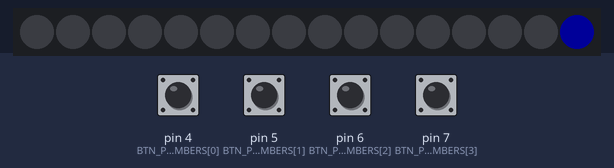
The sketch below on a simulated Arduino Uno, built with avr-gcc and run on an emulated ATmega328P. Parts: 16 RGB LEDs in strip order, left to right. The test bench sets the inputs (shaded band); at power-on: pin 4 (BTN_PIN_NUMBERS[0]), pin 5 (BTN_PIN_NUMBERS[1]), pin 6 (BTN_PIN_NUMBERS[2]), pin 7 (BTN_PIN_NUMBERS[3]) HIGH. Dim RGB values are drawn brighter than linear; random numbers use the default seed unless the sketch sets one.

Above: at 4.0 s.
5.8 s: pin 4 (BTN_PIN_NUMBERS[0]) pulled LOW for 0.15 s
At 6.5 s:
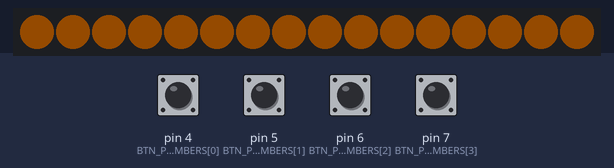
8.9 s: pin 5 (BTN_PIN_NUMBERS[1]) pulled LOW for 0.15 s
12.0 s: pin 6 (BTN_PIN_NUMBERS[2]) pulled LOW for 0.15 s
At 12.4 s:
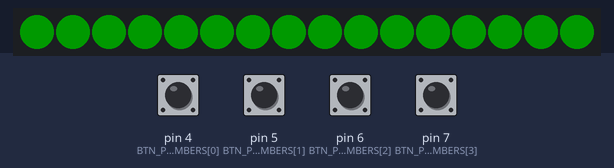
15.1 s: pin 7 (BTN_PIN_NUMBERS[3]) pulled LOW for 0.15 s
At 15.9 s:
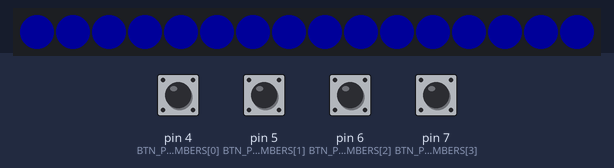

Measured:
- after the input at 5.8 s, the LEDs: change at once (image 1)
- after the input at 12.0 s, the LEDs: change at once (image 2)
- after the input at 15.1 s, the LEDs: change at once (image 3)

The sketch:

jeopardy_buttons.ino
```cpp
// Pin numbers of LED data-in & player buttons
const int LED_DATA_PIN_NUMBER = 8;
const uint8_t BTN_PIN_NUMBERS[] = {4,5,6,7};

// Color of LED as: {red, green, blue}
// -> Rows correspond to button pins (i.e. determines the color-per-pin)
// -> Numbers need to be between 0 and 255
// -> Larger number make brighter colors, but it's VERY non-linear
const uint8_t BTN_COLORS[][3] = {
  {20, 10, 0},
  {25, 0, 0},
  {0, 25, 0},
  {0, 0, 25}
};

// The number of addressable LEDs
const int NUM_LEDS = 16;

// The amount of time LEDs stay lit after button press, in milliseconds
const float ANSWER_TIME_MS = 2350;

// The amount of time that the startup animation (snaking LED colors) lasts, in milliseconds
const int STARTUP_TIME_MS = 4500;

// Debounce timer, makes sure buttons must be pressed (not held) to trigger LEDs
const uint32_t BTN_DEBOUNCE_MS = 50;


// ---------------------------------------------------------------------------------------------------

// Library used to control 5V addressable RGB LED strip
// -> Uses a single data signal input, with very fancy 'unipolar non-return-to-zero' protocol
// -> Searchable technical name is: WS2812B (also SK6812?)
// -> Example product & more info here: https://www.adafruit.com/product/1138
#include <Adafruit_NeoPixel.h>

// Used internally, don't change
int _num_btns;
float _led_index_normscale;
uint32_t _led_color;
uint32_t _led_start_ms;
uint32_t _led_last_update_ms;
bool _leds_are_active;

// Used internally for button debouncing (only allocates memory for 16 possible buttons!)
uint32_t _btn_last_pressed_ms[16];
bool _btn_rising[16];

// Set up use of NeoPixel library
Adafruit_NeoPixel _pixels(NUM_LEDS, LED_DATA_PIN_NUMBER, NEO_GRB + NEO_KHZ800);


// ---------------------------------------------------------------------------------------------------

bool update_led_state(uint32_t time_ms) {

  /*
  Function used to control LED light-up after button presses
  Also turns LEDs off as answer timer runs out
  */

  // Bail once the answer time has elapsed
  float t_elapsed_ms = float(time_ms - _led_start_ms);
  bool need_turn_off = t_elapsed_ms > ANSWER_TIME_MS;
  if (need_turn_off) {
    return need_turn_off;
  }

  // Avoid blasting LEDs with updates
  uint32_t ms_since_last_led_update = time_ms - _led_last_update_ms;
  if (ms_since_last_led_update < 10) {
    return need_turn_off;
  }
  _led_last_update_ms = time_ms;

  // Get a 'relative' time remaining, used to 'chase' the LEDs as time runs out
  // -> 1.0 if full answer time remaining, 0.0 if time has run out
  // -> Scale/offset so the value only counts down in last 25%
  float t_remaining_rel = 4.0*(1.0 - (t_elapsed_ms / ANSWER_TIME_MS));

  // Determine on/off state of every LED in the strip
  float led_dist;
  bool is_led_on;
  uint32_t on_color;
  for(int led_index = 0; led_index < NUM_LEDS; led_index++) {
    led_dist = abs(float(led_index) * _led_index_normscale - 0.5)*2.0;
    is_led_on = led_dist < t_remaining_rel;
    on_color = is_led_on ? _led_color : 0;
    _pixels.setPixelColor(led_index, on_color);
  }

  // Need to call this to have LEDs physically update! (otherwise operations are just in RAM...?)
  _pixels.show();

  return need_turn_off;
}

// ...................................................................................................

void setup() {

  // Figure out how many buttons we have & pre-record LED count as a float for efficiency
  _num_btns = sizeof(BTN_PIN_NUMBERS);
  _led_index_normscale = 1.0 / float(NUM_LEDS - 1);
  _leds_are_active = false;

  // Make sure each button pin is configured properly
  // -> Each is an input with pull-up resistor
  // -> Set default state values
  uint32_t t_setup = millis();
  for (int b = 0; b < _num_btns; b++) {
    pinMode(BTN_PIN_NUMBERS[b], INPUT_PULLUP);
    _btn_last_pressed_ms[b] = t_setup;
    _btn_rising[b] = false;
  }

  // Set up communication with pixel strip and make sure all LEDs are off to begin with
  _pixels.begin();
  startup_led_animation(4, 4);
  turn_off_leds();

  return;
}

// ...................................................................................................

void loop() {

  // Get shared loop time for all event timing calculations
  uint32_t t_loop = millis();

  // Read buttons, looking for rising edges
  bool have_rising_event = false;
  for (int b = 0; b < _num_btns; b++) {

    // Record all button press events
    // -> Do this even if the LEDs are on, since we need to check for 'cheating'
    //    (i.e. player holding down button as timer runs out)
    bool btn_is_rising = false;
    bool btn_is_pressed = digitalRead(BTN_PIN_NUMBERS[b]) == 0;
    if (btn_is_pressed) {
      uint32_t ms_since_last_press = (t_loop - _btn_last_pressed_ms[b]);
      btn_is_rising = ms_since_last_press > BTN_DEBOUNCE_MS;
      _btn_last_pressed_ms[b] = t_loop;
    }

    // Record rising events, in case the LEDs are off and need to be triggered
    // -> Note if a rising event occurs while LEDs are on, it will be ignored!
    _btn_rising[b] = btn_is_rising;
    have_rising_event = have_rising_event || btn_is_rising;
  }

  if (_leds_are_active) {

    // Update the LEDs if they're active and disable if needed
    bool disable_leds = update_led_state(t_loop);
    if (disable_leds) {

      // Reset led state
      _leds_are_active = false;
      _led_color = _pixels.Color(0, 0, 0);
      _led_start_ms = 0;
      _led_last_update_ms = 0;

      turn_off_leds();
    }

  } else if (have_rising_event) {

      // Set led state to trigger the LEDs to turn on
      int button_index = get_rising_button();
      _led_color = get_led_color(button_index);
      _led_start_ms = t_loop;
      _led_last_update_ms = 0;
      _leds_are_active = true;

  }

  return;
}


// ---------------------------------------------------------------------------------------------------
// Helper functions

void turn_off_leds() {

  _pixels.clear();
  _pixels.show();

  return;
}

// ...................................................................................................

uint32_t get_led_color(uint8_t button_index) {

  uint8_t btn_red = BTN_COLORS[button_index][0];
  uint8_t btn_green = BTN_COLORS[button_index][1];
  uint8_t btn_blue = BTN_COLORS[button_index][2];

  return _pixels.Color(btn_red, btn_green, btn_blue);
}

// ...................................................................................................

int get_rising_button() {

  /* Assumes a button HAS been pressed! Will give weird results if this isn't true */

  int button_select;

  // Randomize which button we check first
  // -> Only for (extremely) rare case where more than one button is pressed
  // -> Want to avoid always checking button 0 first, then 1, then 2, etc.
  //    since this would give an unfair advantage to player 0
  int random_offset = random(0, _num_btns);
  for (int k = 0; k < _num_btns; k++) {
    button_select = (k + random_offset) % _num_btns;
    if (_btn_rising[button_select]) {
      break;
    }
  }

  return button_select;
}

// ...................................................................................................

void startup_led_animation(int block_length, int gap_length) {

  /*
  Code for start-up animation
  Lights up 'block_length' number of LEDs for each button color
  and scrolls them through full LED strip length.
  Used to indicate player colors, but also confirms all LEDs are working!
  */

  // Set up the length of each block of single-colored LEDs + gap pixels
  int section_length = block_length + gap_length;
  int num_frames = NUM_LEDS + section_length * _num_btns;

  // Set up delay timing, so that pattern lasts a fixed amount of time, regardless of LED count
  int millis_per_frame = STARTUP_TIME_MS / num_frames;

  // Re-draw a pattern of colored LEDs, with increasing offset from start
  for (int offset = 0; offset < num_frames; offset++) {

    _pixels.clear();

    // Loop over each button, which sets a different LED color
    for (int b = 0; b < _num_btns; b++) {

      // Set LEDs that are lit up
      // - Don't need to explicitly set LEDs that are off, due to earlier clear call!
      uint32_t btn_color = get_led_color(b);
      int block_offset = section_length * b;
      for (int k = 0; k < block_length; k++) {
        int led_index = offset - (k + block_offset);
        if (led_index < 0 || led_index >= NUM_LEDS) continue;
        _pixels.setPixelColor(led_index, btn_color);
      }

    }

    // Show led sequence briefly 'i.e. one frame of animation'
    _pixels.show();
    delay(millis_per_frame);
  }

  return;
}
```
